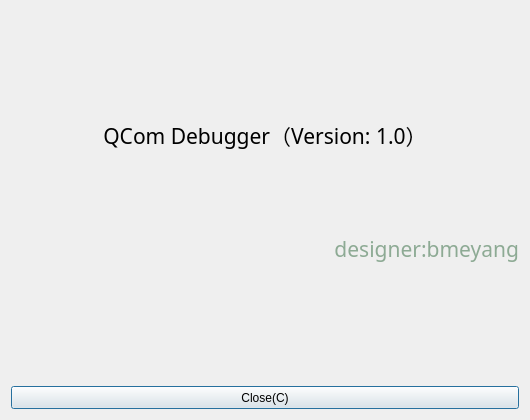
<?xml version="1.0" encoding="UTF-8"?>
<ui version="4.0">
 <class>AboutDialog</class>
 <widget class="QDialog" name="AboutDialog">
  <property name="geometry">
   <rect>
    <x>0</x>
    <y>0</y>
    <width>530</width>
    <height>420</height>
   </rect>
  </property>
  <property name="minimumSize">
   <size>
    <width>530</width>
    <height>420</height>
   </size>
  </property>
  <property name="maximumSize">
   <size>
    <width>530</width>
    <height>420</height>
   </size>
  </property>
  <property name="windowTitle">
   <string>About QCom V1.0</string>
  </property>
  <property name="styleSheet">
   <string notr="true">QPushButton{background:url(:/images/header.bmp)}</string>
  </property>
  <widget class="QLabel" name="label_2">
   <property name="geometry">
    <rect>
     <x>11</x>
     <y>11</y>
     <width>508</width>
     <height>361</height>
    </rect>
   </property>
   <property name="font">
    <font>
     <family>Arial Black</family>
     <pointsize>16</pointsize>
     <weight>50</weight>
     <italic>false</italic>
     <bold>false</bold>
    </font>
   </property>
   <property name="styleSheet">
    <string notr="true">font: 16pt &quot;Arial Black&quot;;</string>
   </property>
   <property name="text">
    <string>&lt;html&gt;&lt;head/&gt;&lt;body&gt;&lt;p&gt;QCom Debugger（Version: 1.0）&lt;/p&gt;&lt;p&gt;&lt;br/&gt;&lt;/p&gt;&lt;p align=&quot;right&quot;&gt;&lt;span style=&quot; color:#8daa94;&quot;&gt;designer:bmeyang&lt;/span&gt;&lt;/p&gt;&lt;/body&gt;&lt;/html&gt;</string>
   </property>
   <property name="alignment">
    <set>Qt::AlignCenter</set>
   </property>
  </widget>
  <widget class="QPushButton" name="closeBtn">
   <property name="geometry">
    <rect>
     <x>11</x>
     <y>386</y>
     <width>508</width>
     <height>23</height>
    </rect>
   </property>
   <property name="minimumSize">
    <size>
     <width>0</width>
     <height>23</height>
    </size>
   </property>
   <property name="maximumSize">
    <size>
     <width>16777215</width>
     <height>23</height>
    </size>
   </property>
   <property name="text">
    <string>Close(C)</string>
   </property>
  </widget>
 </widget>
 <resources>
  <include location="images.qrc"/>
 </resources>
 <connections/>
</ui>
